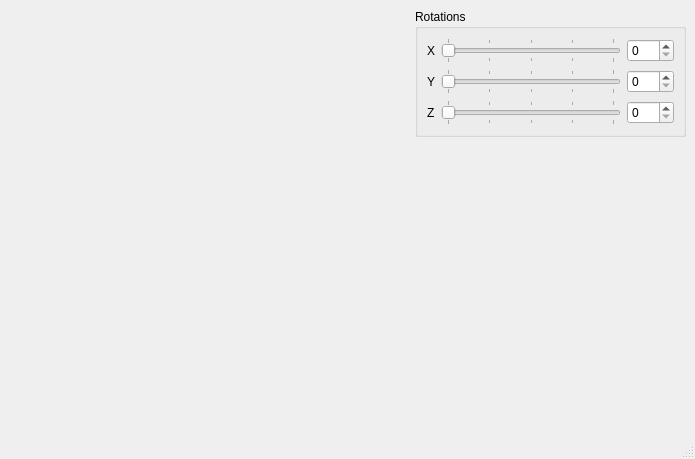
<?xml version="1.0" encoding="UTF-8"?>
<ui version="4.0">
 <class>MainWindow</class>
 <widget class="QMainWindow" name="MainWindow">
  <property name="geometry">
   <rect>
    <x>0</x>
    <y>0</y>
    <width>685</width>
    <height>459</height>
   </rect>
  </property>
  <property name="windowTitle">
   <string>Visualisation3D</string>
  </property>
  <widget class="QWidget" name="centralwidget">
   <layout class="QGridLayout" name="gridLayoutMainWindow">
    <item row="0" column="0" rowspan="2">
     <widget class="GLWidget" name="glWidget" native="true">
      <property name="sizePolicy">
       <sizepolicy hsizetype="Expanding" vsizetype="Expanding">
        <horstretch>0</horstretch>
        <verstretch>0</verstretch>
       </sizepolicy>
      </property>
      <property name="minimumSize">
       <size>
        <width>400</width>
        <height>400</height>
       </size>
      </property>
     </widget>
    </item>
    <item row="0" column="1">
     <widget class="QGroupBox" name="groupBoxRotations">
      <property name="title">
       <string>Rotations</string>
      </property>
      <layout class="QGridLayout" name="gridLayoutRotations">
       <item row="0" column="0">
        <widget class="QLabel" name="labelRotationX">
         <property name="text">
          <string>X</string>
         </property>
        </widget>
       </item>
       <item row="0" column="1">
        <widget class="QSlider" name="sliderRotationX">
         <property name="minimumSize">
          <size>
           <width>180</width>
           <height>0</height>
          </size>
         </property>
         <property name="maximum">
          <number>360</number>
         </property>
         <property name="orientation">
          <enum>Qt::Horizontal</enum>
         </property>
         <property name="tickPosition">
          <enum>QSlider::TicksBothSides</enum>
         </property>
         <property name="tickInterval">
          <number>90</number>
         </property>
        </widget>
       </item>
       <item row="0" column="2">
        <widget class="QSpinBox" name="spinBoxRotationX">
         <property name="maximum">
          <number>360</number>
         </property>
        </widget>
       </item>
       <item row="1" column="0">
        <widget class="QLabel" name="labelRotationY">
         <property name="text">
          <string>Y</string>
         </property>
        </widget>
       </item>
       <item row="1" column="1">
        <widget class="QSlider" name="sliderRotationY">
         <property name="minimumSize">
          <size>
           <width>180</width>
           <height>0</height>
          </size>
         </property>
         <property name="maximum">
          <number>360</number>
         </property>
         <property name="orientation">
          <enum>Qt::Horizontal</enum>
         </property>
         <property name="tickPosition">
          <enum>QSlider::TicksBothSides</enum>
         </property>
         <property name="tickInterval">
          <number>90</number>
         </property>
        </widget>
       </item>
       <item row="1" column="2">
        <widget class="QSpinBox" name="spinBoxRotationY">
         <property name="maximum">
          <number>360</number>
         </property>
        </widget>
       </item>
       <item row="2" column="0">
        <widget class="QLabel" name="labelRotationZ">
         <property name="text">
          <string>Z</string>
         </property>
        </widget>
       </item>
       <item row="2" column="1">
        <widget class="QSlider" name="sliderRotationZ">
         <property name="minimumSize">
          <size>
           <width>180</width>
           <height>0</height>
          </size>
         </property>
         <property name="maximum">
          <number>360</number>
         </property>
         <property name="orientation">
          <enum>Qt::Horizontal</enum>
         </property>
         <property name="tickPosition">
          <enum>QSlider::TicksBothSides</enum>
         </property>
         <property name="tickInterval">
          <number>90</number>
         </property>
        </widget>
       </item>
       <item row="2" column="2">
        <widget class="QSpinBox" name="spinBoxRotationZ">
         <property name="maximum">
          <number>360</number>
         </property>
        </widget>
       </item>
      </layout>
     </widget>
    </item>
    <item row="1" column="1">
     <spacer name="verticalSpacer">
      <property name="orientation">
       <enum>Qt::Vertical</enum>
      </property>
      <property name="sizeHint" stdset="0">
       <size>
        <width>20</width>
        <height>259</height>
       </size>
      </property>
     </spacer>
    </item>
   </layout>
  </widget>
  <widget class="QMenuBar" name="menubar">
   <property name="geometry">
    <rect>
     <x>0</x>
     <y>0</y>
     <width>685</width>
     <height>21</height>
    </rect>
   </property>
  </widget>
  <widget class="QStatusBar" name="statusbar"/>
 </widget>
 <customwidgets>
  <customwidget>
   <class>GLWidget</class>
   <extends>QWidget</extends>
   <header>GLWidget.h</header>
   <container>1</container>
  </customwidget>
 </customwidgets>
 <resources/>
 <connections/>
</ui>
